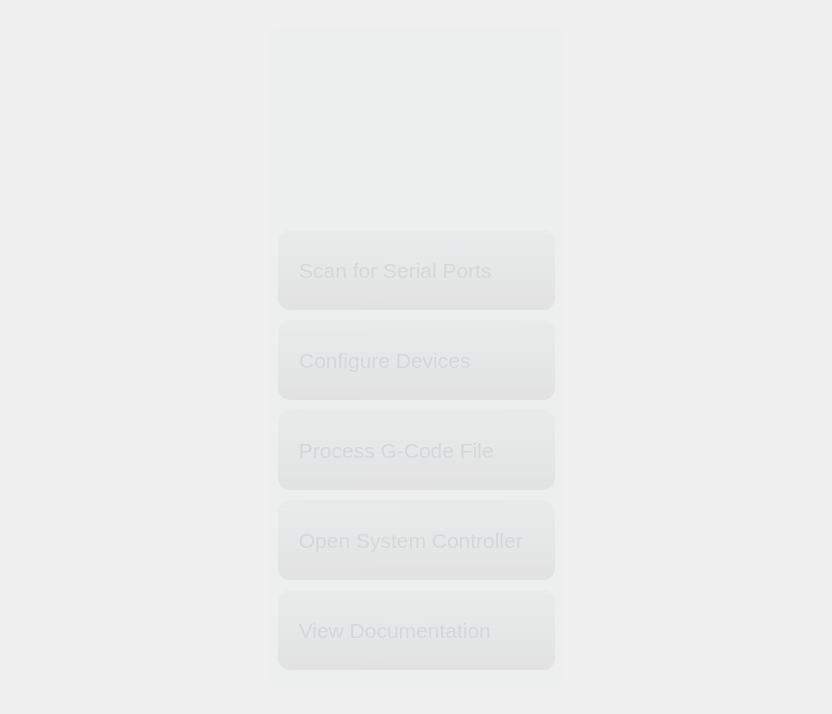
      <widget class="QWidget" name="HomePage">
       <property name="styleSheet">
        <string notr="true"/>
       </property>
       <layout class="QHBoxLayout" name="horizontalLayout_49">
        <item>
         <spacer name="horizontalSpacer_9">
          <property name="orientation">
           <enum>Qt::Horizontal</enum>
          </property>
          <property name="sizeType">
           <enum>QSizePolicy::Preferred</enum>
          </property>
          <property name="sizeHint" stdset="0">
           <size>
            <width>258</width>
            <height>20</height>
           </size>
          </property>
         </spacer>
        </item>
        <item>
         <layout class="QVBoxLayout" name="HomeLayout">
          <item>
           <spacer name="verticalSpacer_6">
            <property name="orientation">
             <enum>Qt::Vertical</enum>
            </property>
            <property name="sizeType">
             <enum>QSizePolicy::Fixed</enum>
            </property>
            <property name="sizeHint" stdset="0">
             <size>
              <width>183</width>
              <height>16</height>
             </size>
            </property>
           </spacer>
          </item>
          <item>
           <widget class="QFrame" name="HomeFrame">
            <property name="minimumSize">
             <size>
              <width>295</width>
              <height>660</height>
             </size>
            </property>
            <property name="styleSheet">
             <string notr="true">background: rgba(212,215,217,15);
border-radius:12</string>
            </property>
            <property name="frameShape">
             <enum>QFrame::StyledPanel</enum>
            </property>
            <property name="frameShadow">
             <enum>QFrame::Raised</enum>
            </property>
            <layout class="QVBoxLayout" name="verticalLayout_41">
             <item>
              <widget class="QPushButton" name="Main_Button_Home">
               <property name="minimumSize">
                <size>
                 <width>180</width>
                 <height>180</height>
                </size>
               </property>
               <property name="maximumSize">
                <size>
                 <width>16777215</width>
                 <height>180</height>
                </size>
               </property>
               <property name="baseSize">
                <size>
                 <width>180</width>
                 <height>180</height>
                </size>
               </property>
               <property name="styleSheet">
                <string notr="true">background:none</string>
               </property>
               <property name="text">
                <string/>
               </property>
               <property name="icon">
                <iconset>
                 <normalon>:/icons/icons/cube.png</normalon>
                </iconset>
               </property>
               <property name="iconSize">
                <size>
                 <width>180</width>
                 <height>180</height>
                </size>
               </property>
              </widget>
             </item>
             <item>
              <widget class="QFrame" name="MainPortFrame">
               <property name="minimumSize">
                <size>
                 <width>271</width>
                 <height>80</height>
                </size>
               </property>
               <property name="maximumSize">
                <size>
                 <width>500</width>
                 <height>80</height>
                </size>
               </property>
               <property name="styleSheet">
                <string notr="true">background: qlineargradient(spread:pad, x1:0.527, y1:1, x2:0.516852, y2:0, stop:0 rgba(89, 84, 91, 20), stop:1 rgba(212, 215, 217, 35));

</string>
               </property>
               <property name="frameShape">
                <enum>QFrame::StyledPanel</enum>
               </property>
               <property name="frameShadow">
                <enum>QFrame::Raised</enum>
               </property>
               <layout class="QVBoxLayout" name="verticalLayout_36">
                <item alignment="Qt::AlignLeft|Qt::AlignVCenter">
                 <widget class="QPushButton" name="Main_Button_PortPage">
                  <property name="sizePolicy">
                   <sizepolicy hsizetype="Fixed" vsizetype="Fixed">
                    <horstretch>0</horstretch>
                    <verstretch>0</verstretch>
                   </sizepolicy>
                  </property>
                  <property name="minimumSize">
                   <size>
                    <width>32</width>
                    <height>32</height>
                   </size>
                  </property>
                  <property name="baseSize">
                   <size>
                    <width>270</width>
                    <height>484</height>
                   </size>
                  </property>
                  <property name="font">
                   <font>
                    <pointsize>16</pointsize>
                    <weight>50</weight>
                    <bold>false</bold>
                   </font>
                  </property>
                  <property name="styleSheet">
                   <string notr="true">background: rgba(0,0,0,0);
color: rgb(212,215,217);</string>
                  </property>
                  <property name="text">
                   <string>  Scan for Serial Ports</string>
                  </property>
                  <property name="icon">
                   <iconset resource="icons.qrc">
                    <normaloff>:/icons/icons/Icon-eto-flow-cascade.png</normaloff>:/icons/icons/Icon-eto-flow-cascade.png</iconset>
                  </property>
                  <property name="iconSize">
                   <size>
                    <width>33</width>
                    <height>52</height>
                   </size>
                  </property>
                  <property name="flat">
                   <bool>true</bool>
                  </property>
                 </widget>
                </item>
               </layout>
              </widget>
             </item>
             <item>
              <widget class="QFrame" name="MainConfigureFrame">
               <property name="minimumSize">
                <size>
                 <width>271</width>
                 <height>80</height>
                </size>
               </property>
               <property name="maximumSize">
                <size>
                 <width>500</width>
                 <height>80</height>
                </size>
               </property>
               <property name="styleSheet">
                <string notr="true">background: qlineargradient(spread:pad, x1:0.527, y1:1, x2:0.516852, y2:0, stop:0 rgba(89, 84, 91, 20), stop:1 rgba(212, 215, 217, 35));

</string>
               </property>
               <property name="frameShape">
                <enum>QFrame::StyledPanel</enum>
               </property>
               <property name="frameShadow">
                <enum>QFrame::Raised</enum>
               </property>
               <layout class="QVBoxLayout" name="verticalLayout_37">
                <item alignment="Qt::AlignLeft">
                 <widget class="QPushButton" name="Main_Button_ConfigurationPage">
                  <property name="sizePolicy">
                   <sizepolicy hsizetype="Fixed" vsizetype="Fixed">
                    <horstretch>0</horstretch>
                    <verstretch>0</verstretch>
                   </sizepolicy>
                  </property>
                  <property name="minimumSize">
                   <size>
                    <width>32</width>
                    <height>32</height>
                   </size>
                  </property>
                  <property name="baseSize">
                   <size>
                    <width>270</width>
                    <height>484</height>
                   </size>
                  </property>
                  <property name="font">
                   <font>
                    <pointsize>16</pointsize>
                    <weight>50</weight>
                    <bold>false</bold>
                   </font>
                  </property>
                  <property name="styleSheet">
                   <string notr="true">background: rgba(0,0,0,0);
color: rgb(212,215,217);</string>
                  </property>
                  <property name="text">
                   <string>  Configure Devices</string>
                  </property>
                  <property name="icon">
                   <iconset resource="icons.qrc">
                    <normaloff>:/icons/icons/iosSettingsStrong.png</normaloff>:/icons/icons/iosSettingsStrong.png</iconset>
                  </property>
                  <property name="iconSize">
                   <size>
                    <width>44</width>
                    <height>50</height>
                   </size>
                  </property>
                  <property name="flat">
                   <bool>true</bool>
                  </property>
                 </widget>
                </item>
               </layout>
              </widget>
             </item>
             <item>
              <widget class="QFrame" name="MainGcodeFrame">
               <property name="minimumSize">
                <size>
                 <width>271</width>
                 <height>80</height>
                </size>
               </property>
               <property name="maximumSize">
                <size>
                 <width>500</width>
                 <height>80</height>
                </size>
               </property>
               <property name="styleSheet">
                <string notr="true">background: qlineargradient(spread:pad, x1:0.527, y1:1, x2:0.516852, y2:0, stop:0 rgba(89, 84, 91, 20), stop:1 rgba(212, 215, 217, 35));

</string>
               </property>
               <property name="frameShape">
                <enum>QFrame::StyledPanel</enum>
               </property>
               <property name="frameShadow">
                <enum>QFrame::Raised</enum>
               </property>
               <layout class="QVBoxLayout" name="verticalLayout_38">
                <item alignment="Qt::AlignLeft">
                 <widget class="QPushButton" name="Main_Button_GCodePage">
                  <property name="sizePolicy">
                   <sizepolicy hsizetype="Fixed" vsizetype="Fixed">
                    <horstretch>0</horstretch>
                    <verstretch>0</verstretch>
                   </sizepolicy>
                  </property>
                  <property name="minimumSize">
                   <size>
                    <width>32</width>
                    <height>32</height>
                   </size>
                  </property>
                  <property name="baseSize">
                   <size>
                    <width>270</width>
                    <height>484</height>
                   </size>
                  </property>
                  <property name="font">
                   <font>
                    <pointsize>16</pointsize>
                    <weight>50</weight>
                    <bold>false</bold>
                   </font>
                  </property>
                  <property name="styleSheet">
                   <string notr="true">background: rgba(0,0,0,0);
color: rgb(212,215,217);</string>
                  </property>
                  <property name="text">
                   <string>  Process G-Code File</string>
                  </property>
                  <property name="icon">
                   <iconset resource="icons.qrc">
                    <normaloff>:/icons/icons/angle-double-right.png</normaloff>:/icons/icons/angle-double-right.png</iconset>
                  </property>
                  <property name="iconSize">
                   <size>
                    <width>29</width>
                    <height>62</height>
                   </size>
                  </property>
                  <property name="flat">
                   <bool>true</bool>
                  </property>
                 </widget>
                </item>
               </layout>
              </widget>
             </item>
             <item>
              <widget class="QFrame" name="MainControllerFrame">
               <property name="minimumSize">
                <size>
                 <width>271</width>
                 <height>80</height>
                </size>
               </property>
               <property name="maximumSize">
                <size>
                 <width>500</width>
                 <height>80</height>
                </size>
               </property>
               <property name="styleSheet">
                <string notr="true">background: qlineargradient(spread:pad, x1:0.527, y1:1, x2:0.516852, y2:0, stop:0 rgba(89, 84, 91, 20), stop:1 rgba(212, 215, 217, 35));

</string>
               </property>
               <property name="frameShape">
                <enum>QFrame::StyledPanel</enum>
               </property>
               <property name="frameShadow">
                <enum>QFrame::Raised</enum>
               </property>
               <layout class="QVBoxLayout" name="verticalLayout_39">
                <item>
                 <widget class="QPushButton" name="Main_Button_ControllerPage">
                  <property name="sizePolicy">
                   <sizepolicy hsizetype="Fixed" vsizetype="Fixed">
                    <horstretch>0</horstretch>
                    <verstretch>0</verstretch>
                   </sizepolicy>
                  </property>
                  <property name="minimumSize">
                   <size>
                    <width>32</width>
                    <height>32</height>
                   </size>
                  </property>
                  <property name="baseSize">
                   <size>
                    <width>270</width>
                    <height>484</height>
                   </size>
                  </property>
                  <property name="font">
                   <font>
                    <pointsize>16</pointsize>
                    <weight>50</weight>
                    <bold>false</bold>
                   </font>
                  </property>
                  <property name="styleSheet">
                   <string notr="true">background: rgba(0,0,0,0);
color: rgb(212,215,217);</string>
                  </property>
                  <property name="text">
                   <string>  Open System Controller</string>
                  </property>
                  <property name="icon">
                   <iconset resource="icons.qrc">
                    <normaloff>:/icons/icons/Icon-eto-tools.png</normaloff>:/icons/icons/Icon-eto-tools.png</iconset>
                  </property>
                  <property name="iconSize">
                   <size>
                    <width>48</width>
                    <height>48</height>
                   </size>
                  </property>
                  <property name="flat">
                   <bool>true</bool>
                  </property>
                 </widget>
                </item>
               </layout>
              </widget>
             </item>
             <item>
              <widget class="QFrame" name="MainHelpFrame">
               <property name="minimumSize">
                <size>
                 <width>271</width>
                 <height>80</height>
                </size>
               </property>
               <property name="maximumSize">
                <size>
                 <width>500</width>
                 <height>80</height>
                </size>
               </property>
               <property name="styleSheet">
                <string notr="true">background: qlineargradient(spread:pad, x1:0.527, y1:1, x2:0.516852, y2:0, stop:0 rgba(89, 84, 91, 20), stop:1 rgba(212, 215, 217, 35));

</string>
               </property>
               <property name="frameShape">
                <enum>QFrame::StyledPanel</enum>
               </property>
               <property name="frameShadow">
                <enum>QFrame::Raised</enum>
               </property>
               <layout class="QVBoxLayout" name="verticalLayout_40">
                <item>
                 <widget class="QPushButton" name="Main_Button_HelpPage">
                  <property name="sizePolicy">
                   <sizepolicy hsizetype="Fixed" vsizetype="Fixed">
                    <horstretch>0</horstretch>
                    <verstretch>0</verstretch>
                   </sizepolicy>
                  </property>
                  <property name="minimumSize">
                   <size>
                    <width>32</width>
                    <height>32</height>
                   </size>
                  </property>
                  <property name="baseSize">
                   <size>
                    <width>270</width>
                    <height>484</height>
                   </size>
                  </property>
                  <property name="font">
                   <font>
                    <pointsize>16</pointsize>
                    <weight>50</weight>
                    <bold>false</bold>
                   </font>
                  </property>
                  <property name="styleSheet">
                   <string notr="true">background: rgba(0,0,0,0);
color: rgb(212,215,217);</string>
                  </property>
                  <property name="text">
                   <string>  View Documentation</string>
                  </property>
                  <property name="icon">
                   <iconset resource="icons.qrc">
                    <normaloff>:/icons/icons/Icon-eto-help-circled.png</normaloff>:/icons/icons/Icon-eto-help-circled.png</iconset>
                  </property>
                  <property name="iconSize">
                   <size>
                    <width>42</width>
                    <height>47</height>
                   </size>
                  </property>
                  <property name="flat">
                   <bool>true</bool>
                  </property>
                 </widget>
                </item>
               </layout>
              </widget>
             </item>
            </layout>
           </widget>
          </item>
          <item>
           <spacer name="verticalSpacer_7">
            <property name="orientation">
             <enum>Qt::Vertical</enum>
            </property>
            <property name="sizeType">
             <enum>QSizePolicy::Fixed</enum>
            </property>
            <property name="sizeHint" stdset="0">
             <size>
              <width>183</width>
              <height>16</height>
             </size>
            </property>
           </spacer>
          </item>
         </layout>
        </item>
        <item>
         <spacer name="horizontalSpacer_14">
          <property name="orientation">
           <enum>Qt::Horizontal</enum>
          </property>
          <property name="sizeType">
           <enum>QSizePolicy::Preferred</enum>
          </property>
          <property name="sizeHint" stdset="0">
           <size>
            <width>257</width>
            <height>20</height>
           </size>
          </property>
         </spacer>
        </item>
       </layout>
      </widget>
